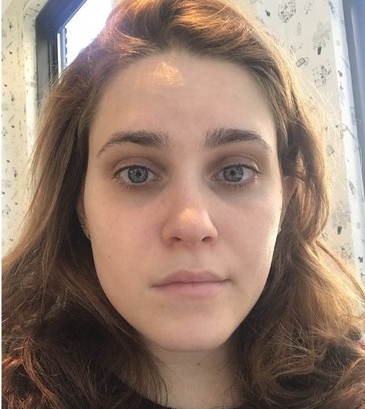
#> input picture Apply-Lipstick-on-lip-using-dib-Opencv-and-Pyhon3/Img1.jpg, 365 x 409 px, given in place of the camera
$ python live_sketch.py
#> lines starting #> are read from the running program, lines starting #| are printed output that depends on the picture
#> further down, frame is the input picture: shape (409, 365, 3); mean B, G, R 112.2, 126.5, 150.2
import matplotlib
import numpy as np
import cv2

def sketchImage(image):
	img_gray = cv2.cvtColor(image,cv2.COLOR_BGR2GRAY)
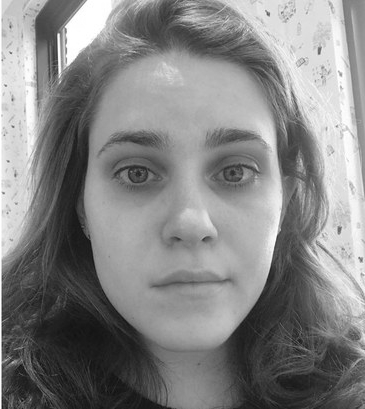
#> img_gray: shape (409, 365); min 12, max 255, mean 132
	img_gray_blur = cv2.GaussianBlur(img_gray,(5,5),0)
	canny_edges = cv2.Canny(img_gray_blur,10,70)
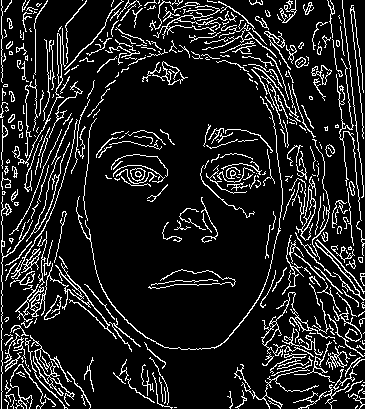
#> canny_edges: shape (409, 365); 12.6% white in thin lines or dots
	ret,mask = cv2.threshold(canny_edges,70,255,cv2.THRESH_BINARY_INV)
#> mask: shape (409, 365); 87.4% white; black in thin lines or dots
	return mask

cap = cv2.VideoCapture(0)

while True:
	ret,frame = cap.read()
	cv2.imshow('Live Sketch',sketchImage(frame))
	if cv2.waitKey(1) == ord('q'):
#> (key q is pressed here)
		break

cap.release()
cv2.destroyAllWindows()
